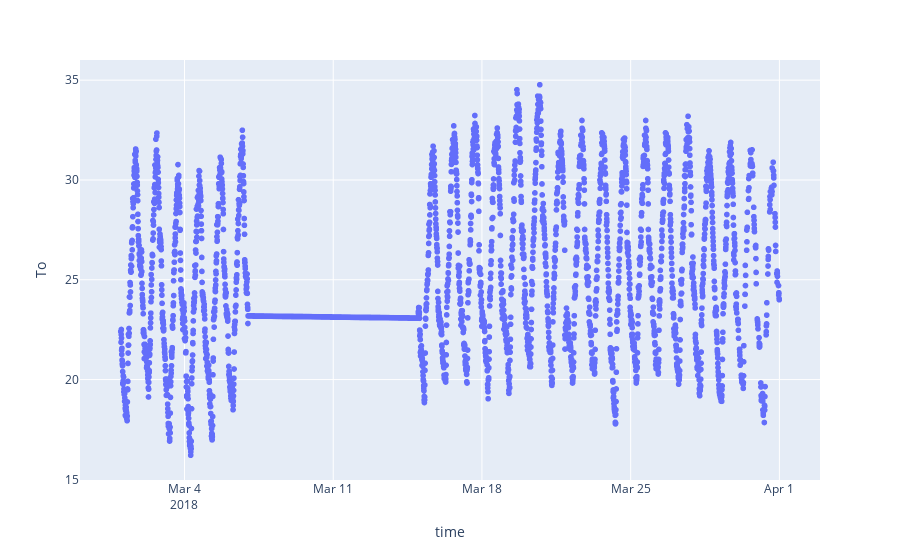

Notebook source saved alongside this figure:
### Code cell
px.scatter(
    tmx['To'].interpolate(method='time').reset_index(),
    x = 'time',
    y = 'To'
)

### Figure 1 — Plotly figure (JSON) as saved in the notebook; plotly's stock layout.template omitted (floating-point values rounded to 4 significant figures; data arrays with more than 128 entries replaced by an {"elided": "..."} marker saying what was removed)
{"data": [{"hovertemplate": "time=%{x}<br>To=%{y}<extra></extra>", "legendgroup": "", "marker": {"color": "#636efa", "symbol": "circle"}, "mode": "markers", "name": "", "showlegend": false, "type": "scattergl", "x": {"elided": "4320 str values"}, "xaxis": "x", "y": {"elided": "4320 float values"}, "yaxis": "y"}], "layout": {"autosize": true, "legend": {"tracegroupgap": 0}, "margin": {"t": 60}, "xaxis": {"anchor": "y", "autorange": true, "domain": [0, 1], "range": ["2018-02-27 02:57:49.4574", "2018-04-02 20:52:10.5426"], "title": {"text": "time"}, "type": "date"}, "yaxis": {"anchor": "x", "autorange": true, "domain": [0, 1], "range": [14.77, 36.21], "title": {"text": "To"}, "type": "linear"}}}
